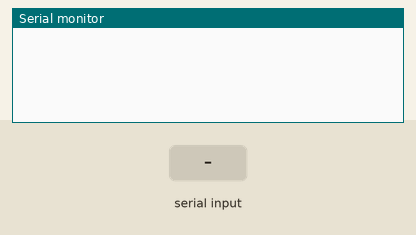
Simulated run of this sketch. Board: Arduino Uno, built with avr-gcc and run on an emulated ATmega328P. On the bench: the last lines printed to the serial monitor. Inputs (shaded band) come from the test bench.

Above: at 1.2 s.
1.3 s: "90,45,200\n" received over Serial
At 3.0 s:
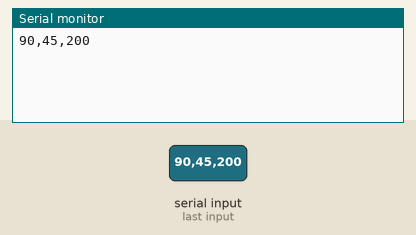
3.3 s: "90,45\n" received over Serial
At 4.3 s:
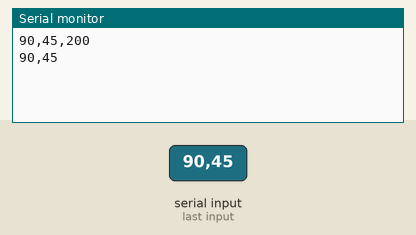
5.1 s: "0\n" received over Serial
At 6.3 s:
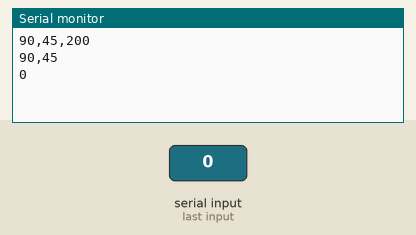
6.6 s: "h90\n" received over Serial
At 7.2 s:
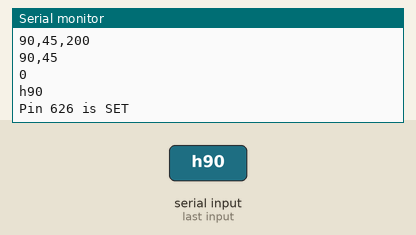
8.2 s: "h,45\n" received over Serial
At 9.5 s:
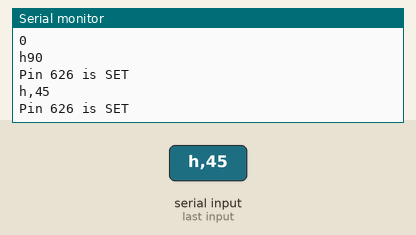
9.9 s: "l90\n" received over Serial
At 10.9 s:
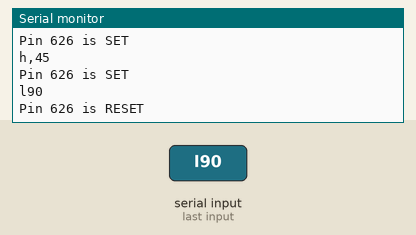

The sketch:

trackvideo.ino
```cpp
#include "clicli.h"
#include "camtrack.h"
Camtrack mycamtrack(1);
clicli mycli(mycamtrack);

void setup() {

  mycli.begin();

 }

void loop() {
  mycli.run();
 }
```

camtrack.cpp
```cpp
/*

               Video tracking Software for Arduino


      by Gal Arbel
       2023
*/

#include <Arduino.h>
#include "clicli.h"
#include "camtrack.h"


Camtrack::Camtrack(int x){
  ;
}

void Camtrack::begin() {
  Serial.begin(115200);
}
```

camtrack.h
```cpp
#ifndef CAMTRACK_H
#define CAMTRACK_H
 class Camtrack {

  public:
   Camtrack(int x);
   void begin();   //must be called from  void setup()

 };
#endif 
```

clicli.cpp
```cpp
/*

                    CLI Software for Arduino

               A Simple Command Line Interface

              Feature                |  CLI Usage
___________________________________________________
 Digial Write HIGH to a specific pin |  h (pin)
 Digial Write LOW to a specific pin  |  l (pin)
 Analog Write to pwm ports           |  a (pin) (value)
 Digital Read                        |  r (pin)
 Analog Read                         |  e (pin)


      by Gal Arbel
      Oct 2022

      Credits: Shimi Mahluf

*/


#include "clicli.h"
#include "Arduino.h"

const unsigned int MAX_MESSAGE_LENGTH = 64;

clicli::clicli(Camtrack &camtrack):mycamtrack(camtrack), number(7) {
}

void clicli::begin() {
  Serial.begin(115200);
}
void clicli::run() {

// CLI - Messages from Terminal
  while (Serial.available() > 0) {
   char message[MAX_MESSAGE_LENGTH];
   static unsigned int message_pos = 0;
   char inByte = Serial.read();   //Read the next available byte in the serial receive buffer
    if ( inByte != '\n' && (message_pos < MAX_MESSAGE_LENGTH - 1) )
     {
     message[message_pos] = inByte;  //Add the incoming byte to our message
     message_pos++;
     }
     //Full message received...
     else
     {
      message[message_pos] = '\0';     //Add null character to string
      Serial.println(message);     //echo the message to terminal

      int command[4];
      int argindex = 0;
      char cmd;
      char delim[] = " ";
	     char tmpmsg[MAX_MESSAGE_LENGTH];
       strcpy(tmpmsg,message);
       message_pos = 0;
       message[message_pos] = '\0';     //Add null character to string

        char *ptr = strtok(tmpmsg, delim);
	      while(ptr != NULL)
	       {
		      //Serial.printf("'%s'\n", ptr);
          if (argindex == 0) {
            cmd = ptr[0];
          }
          command[argindex] = atoi(ptr);
          //Serial.println(command[argindex]);
          argindex++;
		      ptr = strtok(NULL, delim);
	       }

      switch (cmd) {
       case 'h': //Set port to HIGH
        pinMode(command[1],OUTPUT);
        digitalWrite(command[1],HIGH);
        Serial.print("Pin ");
        Serial.print(command[1]);
        Serial.println(" is SET");
        delay(1000);
        break;
       case 'l': // Set port to LOW
        pinMode(command[1],OUTPUT);
        digitalWrite(command[1],LOW);
        Serial.print("Pin ");
        Serial.print(command[1]);
        Serial.println(" is RESET");
        delay(1000);
        break;
       /*
      case 'a': // analog Write to pwm ports
        pinMode(command[1],OUTPUT);
        analogWrite(command[1],command[2]);
        Serial.print("Writing ");
        Serial.print(command[2]);
        Serial.print(" to pin ");
        Serial.println(command[1]);
        delay(1000);
        break;
							*/
       case 'r': // digital read
        pinMode(command[1],INPUT);
        Serial.print("Pin ");
        Serial.print(command[1]);
        Serial.print(" Value = ");
        Serial.println(digitalRead(command[1]));
        delay(1000);
        break;

        case 'e': // analog read
        pinMode(command[1],INPUT);
        Serial.print("Pin ");
        Serial.print(command[1]);
        Serial.print(" Value = ");
        Serial.println(analogRead(command[1]));
        delay(1000);
        break;

       message_pos = 0;     //Reset for the next message
      }
   }
   delay (60);

 }

}
```

clicli.h
```cpp
#ifndef CLICLI_H
#define CLICLI_H
#include "camtrack.h"

 class clicli {

  public:
   clicli(Camtrack &camtrack) ;
   void begin();   //must be called from  void setup()
   void run();   //must be called from  void loop()

  private:
   Camtrack &mycamtrack;
   int number;

 };
#endif 
```

Measured:
- after the input at 1.3 s, the serial monitor: prints a new line after 0.54 s (image 1)
- after the input at 3.3 s, the serial monitor: prints a new line after 0.30 s (image 2)
- after the input at 5.1 s, the serial monitor: prints a new line after 0.06 s (image 3)
- after the input at 6.6 s, the serial monitor: prints a new line after 0.18 s (image 4)
- after the input at 8.2 s, the serial monitor: prints a new line after 0.24 s (image 5)
- after the input at 9.9 s, the serial monitor: prints a new line after 0.18 s (image 6)
